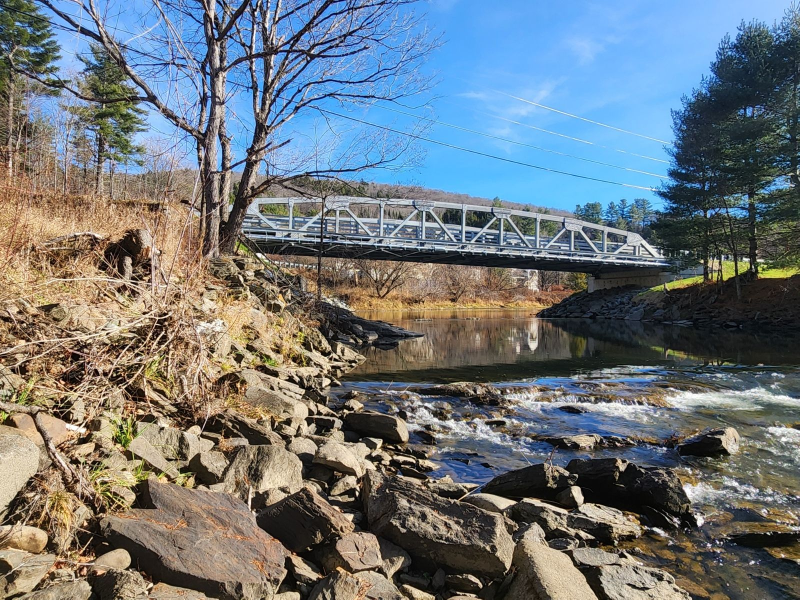
#> input picture images/full/hero-from-riverbank.jpg, 1599 x 1199 px, found by its file name (shown at 1/2 size); its folder holds 8 pictures in this run
$ python optimize-images.py
#> lines starting #> are read from the running program, lines starting #| are printed output that depends on the picture
#!/usr/bin/env python3
"""Resize and re-encode photographs, stripping EXIF/GPS metadata."""

from __future__ import annotations

import sys
from pathlib import Path

from PIL import Image, ImageOps

ROOT = Path(__file__).resolve().parent.parent
RAW = ROOT / "raw"
FULL_DIR = ROOT / "images" / "full"
THUMB_DIR = ROOT / "images" / "thumbs"

# Descriptive names for the six source photographs.
SOURCES = [
    "hero-from-riverbank.jpg",
    "sun-flare-and-rapids.jpg",
    "among-evergreens.jpg",
    "through-the-pines.jpg",
    "river-ledges.jpg",
    "path-to-the-river.jpg",
]

FULL_MAX = 2000
THUMB_MAX = 900
JPEG_QUALITY = 80
WEBP_QUALITY = 80


def has_exif(path: Path) -> bool:
    with Image.open(path) as im:
        return bool(im.getexif()) or bool(im.info.get("exif"))


def fit(im: Image.Image, max_edge: int) -> Image.Image:
    w, h = im.size
    longest = max(w, h)
    if longest <= max_edge:
        return im
    scale = max_edge / longest
    size = (max(1, round(w * scale)), max(1, round(h * scale)))
    return im.resize(size, Image.Resampling.LANCZOS)


def save_pair(im: Image.Image, dest_stem: Path) -> None:
    dest_stem.parent.mkdir(parents=True, exist_ok=True)
    jpeg_path = dest_stem.with_suffix(".jpg")
    webp_path = dest_stem.with_suffix(".webp")
    # Do not pass exif= or info= — a re-encode with a new Image is enough to drop GPS/EXIF.
    rgb = im.convert("RGB")
    rgb.save(
        jpeg_path,
        format="JPEG",
        quality=JPEG_QUALITY,
        optimize=True,
        progressive=True,
        icc_profile=None,
    )
    rgb.save(
        webp_path,
        format="WEBP",
        quality=WEBP_QUALITY,
        method=6,
    )
    for path in (jpeg_path, webp_path):
        if has_exif(path):
            raise SystemExit(f"EXIF still present after encode: {path}")


def process(name: str) -> None:
#> called with name = 'hero-from-riverbank.jpg'
    src = RAW / name
    if not src.exists():
        print(f"missing: {src}", file=sys.stderr)
        return
    with Image.open(src) as im:
#> im is the input picture: PIL image 1599x1199 RGB; mean R, G, B 110.6, 118.3, 122.7
        im.load()
        # Apply orientation before dropping EXIF, so portrait shots stay upright.
        im = ImageOps.exif_transpose(im) or im
        base = Path(name).stem
        full = fit(im, FULL_MAX)
        save_pair(full, FULL_DIR / base)
        thumb = fit(im, THUMB_MAX)
#> call 2 of fit, with max_edge = 900
#> in fit (call 2), `return im.resize(size, Image.Resampling.LANCZOS)`:
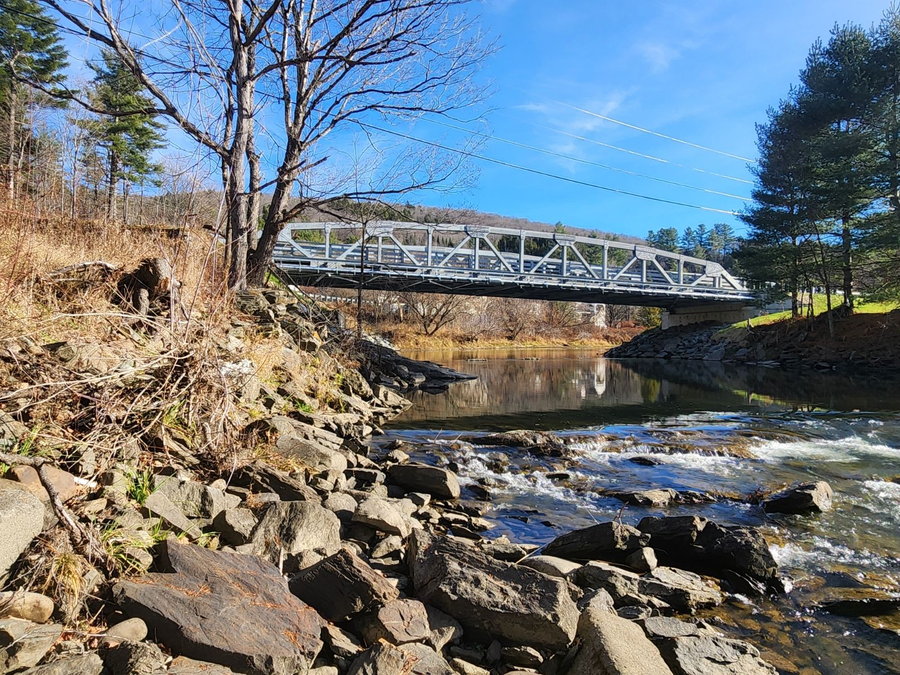
#> returned value: PIL image 900x675 RGB; mean R, G, B 110.6, 118.3, 122.7
        save_pair(thumb, THUMB_DIR / base)
        print(
            f"{name}: {im.size[0]}x{im.size[1]} -> "
            f"full {full.size[0]}x{full.size[1]}, "
            f"thumb {thumb.size[0]}x{thumb.size[1]}"
        )
#| hero-from-riverbank.jpg: 1599x1199 -> full 1599x1199, thumb 900x675


def main() -> int:
    missing = 0
    for name in SOURCES:
        before = list((FULL_DIR).glob(Path(name).stem + ".*"))
        process(name)
        if not (RAW / name).exists():
            missing += 1
#> pass 2 of the loop in main, `for name in SOURCES:`:
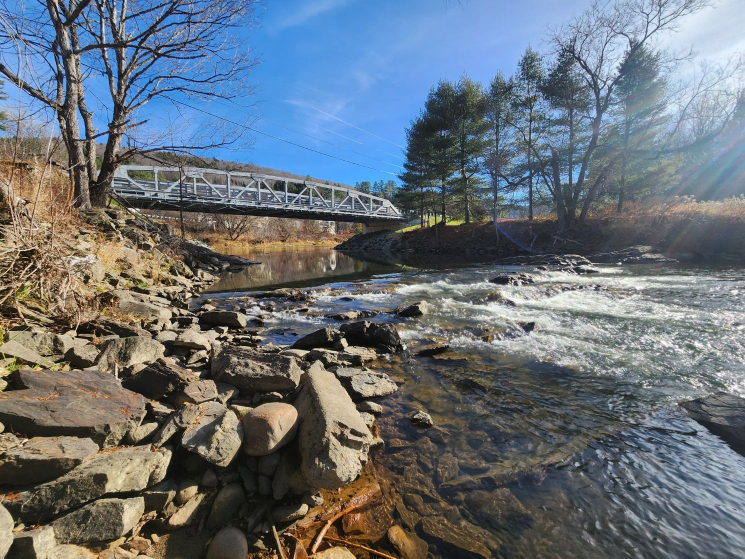
#> input picture images/full/sun-flare-and-rapids.jpg, 1490 x 1117 px, found by its file name (shown at 1/2 size)
#> in process, im is the input picture: PIL image 1490x1117 RGB; mean R, G, B 105, 112.9, 120.1
#> in fit (call 4), `return im.resize(size, Image.Resampling.LANCZOS)`:
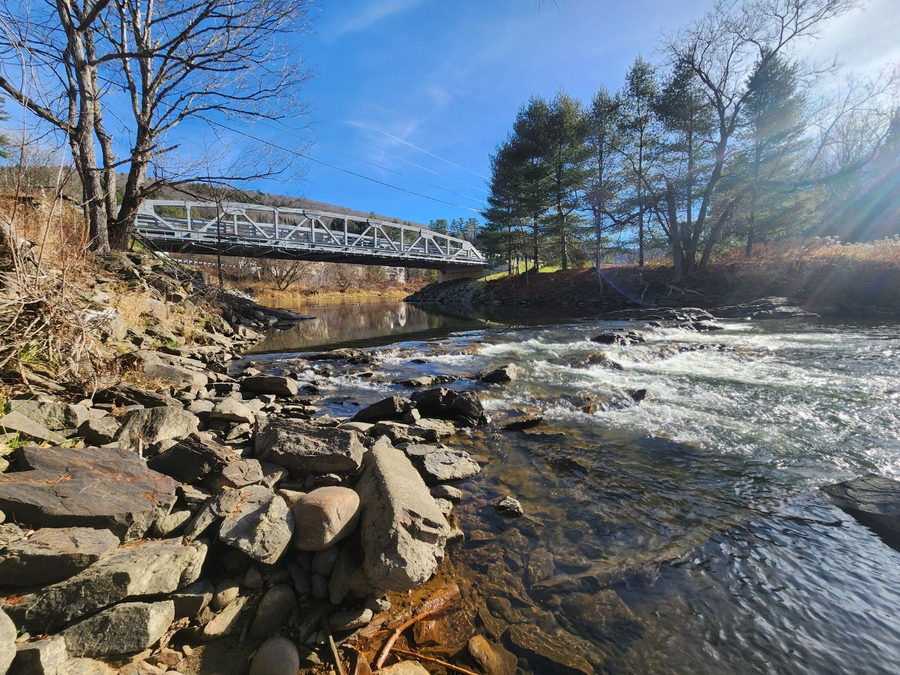
#> returned value: PIL image 900x675 RGB; mean R, G, B 105, 112.9, 120.1
#> im: PIL image 900x675 RGB
#| sun-flare-and-rapids.jpg: 1490x1117 -> full 1490x1117, thumb 900x675
#> pass 3 of the loop in main, `for name in SOURCES:`:
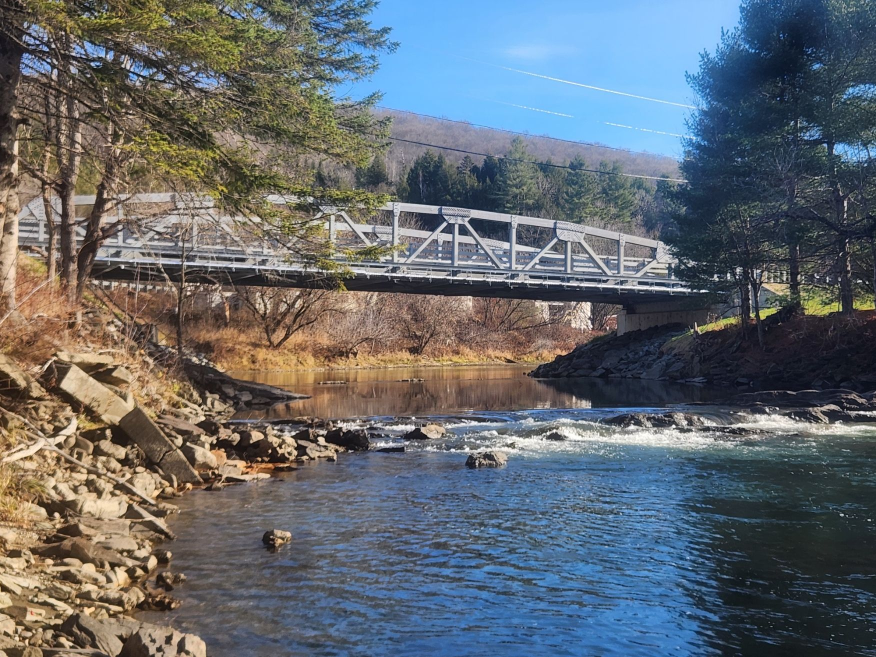
#> input picture images/full/among-evergreens.jpg, 1752 x 1314 px, found by its file name (shown at 1/2 size)
#> in process, im is the input picture: PIL image 1752x1314 RGB; mean R, G, B 99.3, 105.1, 111
#> in fit (call 6), `return im.resize(size, Image.Resampling.LANCZOS)`:
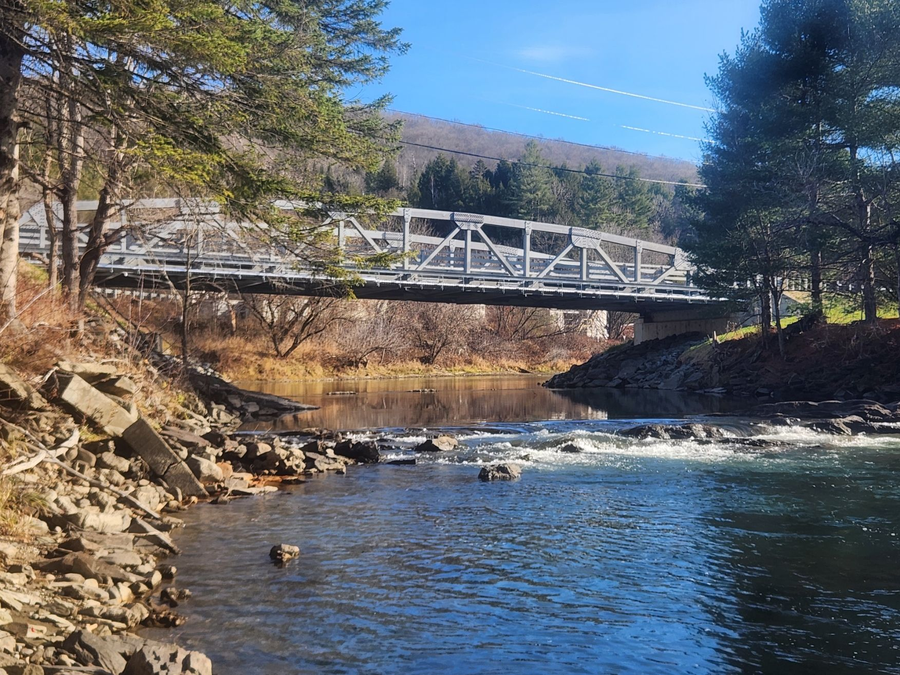
#> returned value: PIL image 900x675 RGB; mean R, G, B 99.3, 105.1, 111
#> im: PIL image 900x675 RGB
#| among-evergreens.jpg: 1752x1314 -> full 1752x1314, thumb 900x675
#> the loop made 6 passes; the first 3 are shown
    if missing:
        print(f"{missing} of {len(SOURCES)} source files were missing.", file=sys.stderr)
        return 1
    return 0


if __name__ == "__main__":
#> (the run stopped early here; a loop or call above may not have finished)
